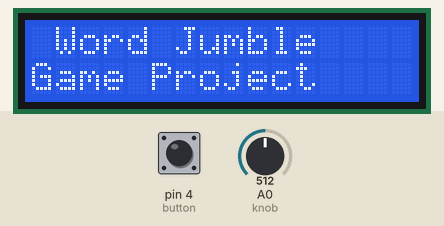
Simulated run of this sketch. Board: Arduino Uno, built with avr-gcc and run on an emulated ATmega328P. Shown: 16×2 character LCD. Inputs (shaded band) come from the test bench; at power-on: pin 4 (button) HIGH, A0 (knob) = 512. Random numbers use the default seed unless the sketch sets one; what the sketch prints to the serial monitor is not drawn.

Above: at 1.1 s.
1.2 s: pin 4 (button) pulled LOW for 0.15 s
At 2.9 s:
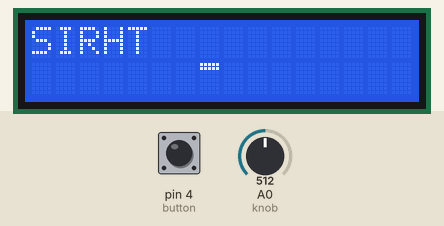
3.2 s: pin 4 (button) pulled LOW for 1 s
At 4.0 s:
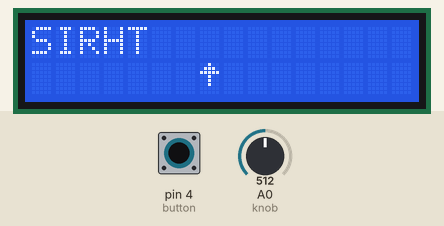
5.7 s: A0 (knob) set to 716
At 6.9 s:
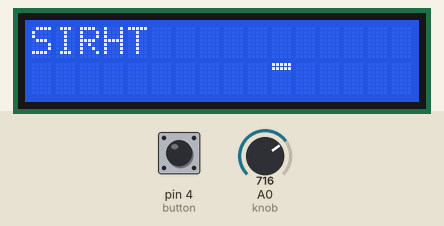
7.2 s: A0 (knob) set to 900
At 7.8 s:
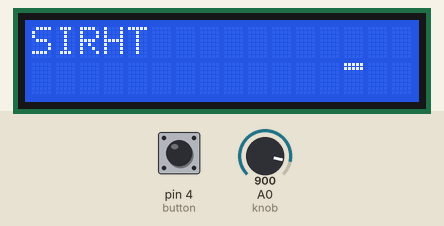
8.7 s: A0 (knob) set to 1023
At 9.3 s:
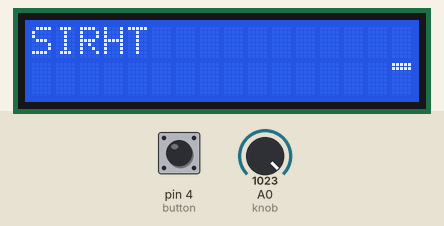
Timing chart, 0 to 11.2 s (numbered marks = the images above; inputs shaded):
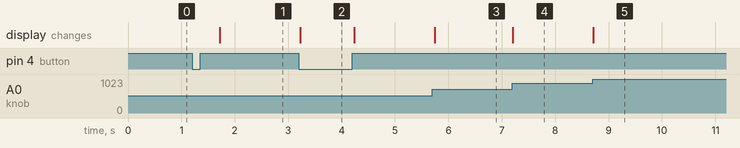

Measured:
- after the input at 1.2 s, the display: changes after 0.52 s (image 1)
- after the input at 3.2 s, the display: changes at once (image 2)
- after the input at 5.7 s, the display: changes after 0.05 s (image 3)
- after the input at 7.2 s, the display: changes at once (image 4)
- after the input at 8.7 s, the display: changes at once (image 5)

The sketch:

word_jumble.ino
```cpp
#include <LiquidCrystal_I2C.h>

#include "puzzel.h"


const int wordCount = sizeof(wordList) / sizeof(char *);
int currentWordIndex = wordCount - 1;
int wordIndex[wordCount];

String werd;
String jumble;
int lastKnob = -1;
bool lastPressState;

//-- LCD Variables --
#include <Wire.h>
//#include <Adafruit_LiquidCrystal.h>
//Adafruit_LiquidCrystal lcd(0x20);
LiquidCrystal_I2C lcd(0x27, 16, 2);

// https://www.seetron.com/apps/app_cceditor.html
byte underlineBitmap[] = {0x9F, 0x9F, 0x80, 0x80, 0x80, 0x80, 0x80, 0x80};
byte arrowBitmap[] = {0x84, 0x8E, 0x9F, 0x84, 0x84, 0x84, 0x80, 0x80};
byte underlineChar = 0;
byte upArrowChar = 1;

//--I/O pins --
const byte button = 4; // Digital pin 4
const byte knob = A0;
#define pressedState LOW


void WaitForButtonPress() {
  while (digitalRead(4) != pressedState) { // While button is NOT pressed, just wait 100 miliseconds and check again.
    delay(100);
  }
  delay(500); // ignore switch bounce
}

void SetupWords() {
  //-- Create index so we can shuffle the word list without moving them in PROGMEM --
  for (int i = 0; i < wordCount; i++)
    wordIndex[i] = i;

  //-- Scramble the word list (not the words themselves) --
  randomSeed(analogRead(A0));
  for (int i = 0; i < wordCount; i++) {
    int randomWordIndex = random(wordCount);
    int tmp = wordIndex[i];
    wordIndex[i] = wordIndex[randomWordIndex];
    wordIndex[randomWordIndex] = tmp;
    Serial.println(wordIndex[i]);
  }
}

void SetupJumble() {
  jumble = werd; // Start with the original unscrambled word.
  byte wordLen = jumble.length();
  for (byte i = 0; i < wordLen; i++) {
    // For each character in the word, swap it with another character in the word
    int randomIndex = random(wordLen);
    byte tmp = jumble[i];
    jumble[i] = jumble[randomIndex];
    jumble[randomIndex] = tmp;
  }
  lcd.print(jumble);
}

void SetupLCD() {
  lcd.init(); // 16 columns, 2 rows
  lcd.clear();
  lcd.setBacklight(HIGH);
  lcd.print(" Word Jumble ");
  lcd.setCursor(0, 1);
  lcd.print("Game Project");

  lcd.createChar(underlineChar, underlineBitmap);
  lcd.createChar(upArrowChar, arrowBitmap);

}

void SetupInputs() {
  pinMode(button, INPUT_PULLUP);
}

void setup() {
  Serial.begin(115200);
  SetupInputs();
  SetupLCD();
  WaitForButtonPress();
  SetupWords();
  NewGame(); // SampleJumbles();
}

void SampleJumbles() {
  while (true) {
    NewGame();
    lcd.clear();
    lcd.setCursor(0, 0);
    lcd.print(jumble);
    delay(200);
  }
}

void SwapLetters(byte index1, byte index2) {
  byte wordLen = werd.length();
  if (index1 >= 0 && index1 < wordLen && index2 >= 0 && index2 < wordLen) {
    byte letter1 = jumble[index1];
    jumble[index1] = jumble[index2];
    jumble[index2] = letter1;
    lcd.setCursor(0, 0);
    lcd.print(jumble);
  }
}

void NewGame() {
  lcd.clear();
  char buffer[20];
  byte len = 0;
  while (len < 4 || len > 6 ) { // Skips words shorter than 5 or longer than 8
    int index = wordIndex[currentWordIndex--];
    strcpy_P(buffer, (char *)pgm_read_word(&(wordList[index])));
    werd = String(buffer);
    werd.toUpperCase();
    len = werd.length();
    if (currentWordIndex < 0) currentWordIndex = wordCount - 1;
  }
  SetupJumble();
  lastKnob = -1;
}

void Win() {
  lcd.setCursor(0, 1);
  lcd.print("** GOOD JOB!! **");
  if (digitalRead(button) == pressedState) NewGame();
  delay(500);
  lcd.setCursor(0, 1);
  lcd.print("                ");
  if (digitalRead(button) == pressedState) NewGame();
  delay(500);
}

void KnobArrow() {
  bool isPressed = digitalRead(button) == pressedState;
  bool pressChanged = isPressed != lastPressState;
  if (!isPressed && jumble == werd) Win();

  int knobValue = map(analogRead(knob), 0, 1023, 0, 15);
  bool knobMoved = knobValue != lastKnob;
  if (knobMoved || pressChanged) {
    if (lastKnob != -1) {
      lcd.setCursor(lastKnob, 1);
      lcd.write(' ');
      if (isPressed) {
        SwapLetters(knobValue, lastKnob);
      }
    }
    lcd.setCursor(knobValue, 1);
    byte cursorChar = isPressed ? upArrowChar : underlineChar;
    lcd.write(cursorChar);
    lastKnob = knobValue;
    lastPressState = isPressed;
  }
  delay(50);
}

void loop() {
  KnobArrow();
}
```

puzzel.h
```cpp
const char string_1[] PROGMEM = "game";
const char string_2[] PROGMEM = "word";
const char string_3[] PROGMEM = "project";
const char string_4[] PROGMEM = "jumble";
const char string_5[] PROGMEM = "fun";
const char string_6[] PROGMEM = "potentiometer";
const char string_7[] PROGMEM = "breadboard";
const char string_8[] PROGMEM = "code";
const char string_9[] PROGMEM = "robotics";
const char string_10[] PROGMEM = "arduino";
const char string_11[] PROGMEM = "shirt";
const char string_12[] PROGMEM = "jump";
const char string_13[] PROGMEM = "scramble";
const char string_14[] PROGMEM = "jumble";
const char string_15[] PROGMEM = "window";
const char string_16[] PROGMEM = "nice";
const char string_17[] PROGMEM = "bun";
const char string_18[] PROGMEM = "piano";
const char string_19[] PROGMEM = "sun";
const char string_20[] PROGMEM = "bull";
const char string_21[] PROGMEM = "boat";
const char string_22[] PROGMEM = "car";
const char string_23[] PROGMEM = "brain";
const char string_24[] PROGMEM = "pencil";
const char string_25[] PROGMEM = "eraser";
const char string_26[] PROGMEM = "head";
const char string_27[] PROGMEM = "mouth";
const char string_28[] PROGMEM = "nose";
const char string_29[] PROGMEM = "mall";
const char string_30[] PROGMEM = "accra";
//const char string_31[] PROGMEM = "exasperation";
//const char string_32[] PROGMEM = "exhilarate";
//const char string_33[] PROGMEM = "falter";
//const char string_34[] PROGMEM = "foresight";
//const char string_35[] PROGMEM = "fragrance";
//const char string_36[] PROGMEM = "furtive";
//const char string_37[] PROGMEM = "grueling";
//const char string_38[] PROGMEM = "gusto";
//const char string_39[] PROGMEM = "habitation";
//const char string_40[] PROGMEM = "hasten";
//const char string_41[] PROGMEM = "headway";
//const char string_42[] PROGMEM = "ignite";
//const char string_43[] PROGMEM = "illuminate";
//const char string_44[] PROGMEM = "impending";
//const char string_45[] PROGMEM = "imperious";
//const char string_46[] PROGMEM = "jabber";
//const char string_47[] PROGMEM = "jargon";
//const char string_48[] PROGMEM = "jostle";
//const char string_49[] PROGMEM = "jut";
//const char string_50[] PROGMEM = "kindle";
//const char string_51[] PROGMEM = "knoll";
//const char string_52[] PROGMEM = "luminous";
//const char string_53[] PROGMEM = "malleable";
//const char string_54[] PROGMEM = "materialize";
//const char string_55[] PROGMEM = "meander";
//const char string_56[] PROGMEM = "meticulous";
//const char string_57[] PROGMEM = "misgiving";
//const char string_58[] PROGMEM = "momentum";
//const char string_59[] PROGMEM = "monotonous";
//const char string_60[] PROGMEM = "multitude";
//const char string_61[] PROGMEM = "muster";
//const char string_62[] PROGMEM = "narrate";
//const char string_63[] PROGMEM = "obscure";
//const char string_64[] PROGMEM = "ominous";
//const char string_65[] PROGMEM = "outlandish";
//const char string_66[] PROGMEM = "persistent";
//const char string_67[] PROGMEM = "pertinent";
//const char string_68[] PROGMEM = "plenteous";
//const char string_69[] PROGMEM = "potential";
//const char string_70[] PROGMEM = "precipice";
//const char string_71[] PROGMEM = "pristine";
//const char string_72[] PROGMEM = "quell";
//const char string_73[] PROGMEM = "recluse";
//const char string_74[] PROGMEM = "recuperate";
//const char string_75[] PROGMEM = "replenish";
//const char string_76[] PROGMEM = "repugnant";
//const char string_77[] PROGMEM = "restitution";
//const char string_78[] PROGMEM = "sabotage";
//const char string_79[] PROGMEM = "scarcity";
//const char string_80[] PROGMEM = "scurry";
//const char string_81[] PROGMEM = "serenity";
//const char string_82[] PROGMEM = "sociable";
//const char string_83[] PROGMEM = "somber";
//const char string_84[] PROGMEM = "specimen";
//const char string_85[] PROGMEM = "stamina";
//const char string_86[] PROGMEM = "subside";
//const char string_87[] PROGMEM = "swagger";
//const char string_88[] PROGMEM = "swarm";
//const char string_89[] PROGMEM = "tactic";
//const char string_90[] PROGMEM = "terse";
//const char string_91[] PROGMEM = "translucent";
//const char string_92[] PROGMEM = "uncanny";
//const char string_93[] PROGMEM = "unsightly";
//const char string_94[] PROGMEM = "versatile";
//const char string_95[] PROGMEM = "vigilant";
//const char string_96[] PROGMEM = "vulnerable";
//const char string_97[] PROGMEM = "waft";
//const char string_98[] PROGMEM = "waver";
//const char string_99[] PROGMEM = "weather";
//const char string_100[] PROGMEM = "zeal";


const char *const wordList[] PROGMEM = {
string_1,
string_2,
string_3,
string_4,
string_5,
string_6,
string_7,
string_8,
string_9,
string_10,
string_11,
string_12,
string_13,
string_14,
string_15,
string_16,
string_17,
string_18,
string_19,
string_20,
//string_21,
//string_22,
//string_23,
//string_24,
//string_25,
//string_26,
//string_27,
//string_28,
//string_29,
//string_30,
//string_31,
//string_32,
//string_33,
//string_34,
//string_35,
//string_36,
//string_37,
//string_38,
//string_39,
//string_40,
//string_41,
//string_42,
//string_43,
//string_44,
//string_45,
//string_46,
//string_47,
//string_48,
//string_49,
//string_50,
//string_51,
//string_52,
//string_53,
//string_54,
//string_55,
//string_56,
//string_57,
//string_58,
//string_59,
//string_60,
//string_61,
//string_62,
//string_63,
//string_64,
//string_65,
//string_66,
//string_67,
//string_68,
//string_69,
//string_70,
//string_71,
//string_72,
//string_73,
//string_74,
//string_75,
//string_76,
//string_77,
//string_78,
//string_79,
//string_80,
//string_81,
//string_82,
//string_83,
//string_84,
//string_85,
//string_86,
//string_87,
//string_88,
//string_89,
//string_90,
//string_91,
//string_92,
//string_93,
//string_94,
//string_95,
//string_96,
//string_97,
//string_98,
//string_99,
//string_100,


};
```
